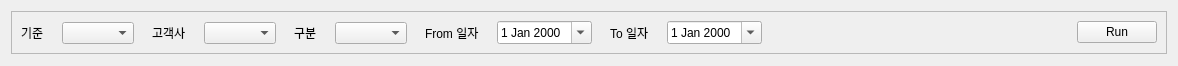
<?xml version="1.0" encoding="UTF-8"?>
<ui version="4.0">
 <class>Form</class>
 <widget class="QWidget" name="Form">
  <property name="geometry">
   <rect>
    <x>0</x>
    <y>0</y>
    <width>1178</width>
    <height>66</height>
   </rect>
  </property>
  <property name="windowTitle">
   <string>Form</string>
  </property>
  <layout class="QVBoxLayout" name="vLayout_main">
   <item>
    <widget class="QFrame" name="frame">
     <property name="sizePolicy">
      <sizepolicy hsizetype="Preferred" vsizetype="Fixed">
       <horstretch>0</horstretch>
       <verstretch>0</verstretch>
      </sizepolicy>
     </property>
     <property name="frameShape">
      <enum>QFrame::StyledPanel</enum>
     </property>
     <property name="frameShadow">
      <enum>QFrame::Raised</enum>
     </property>
     <layout class="QHBoxLayout" name="horizontalLayout">
      <property name="spacing">
       <number>18</number>
      </property>
      <item>
       <layout class="QFormLayout" name="formLayout">
        <property name="formAlignment">
         <set>Qt::AlignLeading|Qt::AlignLeft|Qt::AlignVCenter</set>
        </property>
        <item row="0" column="0">
         <widget class="QLabel" name="label">
          <property name="text">
           <string>기준</string>
          </property>
         </widget>
        </item>
        <item row="0" column="1">
         <widget class="Combo_작지_dashboard_날짜" name="comboBox_Gijun">
          <property name="sizePolicy">
           <sizepolicy hsizetype="Fixed" vsizetype="Fixed">
            <horstretch>0</horstretch>
            <verstretch>0</verstretch>
           </sizepolicy>
          </property>
         </widget>
        </item>
       </layout>
      </item>
      <item>
       <layout class="QFormLayout" name="formLayout_4">
        <property name="formAlignment">
         <set>Qt::AlignLeading|Qt::AlignLeft|Qt::AlignVCenter</set>
        </property>
        <item row="0" column="0">
         <widget class="QLabel" name="label_4">
          <property name="text">
           <string>고객사</string>
          </property>
         </widget>
        </item>
        <item row="0" column="1">
         <widget class="Combo_작지_dashboard_고객사" name="comboBox_Gogaek">
          <property name="sizePolicy">
           <sizepolicy hsizetype="Fixed" vsizetype="Fixed">
            <horstretch>0</horstretch>
            <verstretch>0</verstretch>
           </sizepolicy>
          </property>
         </widget>
        </item>
       </layout>
      </item>
      <item>
       <layout class="QFormLayout" name="formLayout_5">
        <property name="formAlignment">
         <set>Qt::AlignLeading|Qt::AlignLeft|Qt::AlignVCenter</set>
        </property>
        <item row="0" column="0">
         <widget class="QLabel" name="label_5">
          <property name="text">
           <string>구분</string>
          </property>
         </widget>
        </item>
        <item row="0" column="1">
         <widget class="Combo_작지_dashboard_구분" name="comboBox_Gubun">
          <property name="sizePolicy">
           <sizepolicy hsizetype="Fixed" vsizetype="Fixed">
            <horstretch>0</horstretch>
            <verstretch>0</verstretch>
           </sizepolicy>
          </property>
         </widget>
        </item>
       </layout>
      </item>
      <item>
       <layout class="QFormLayout" name="formLayout_2">
        <property name="formAlignment">
         <set>Qt::AlignLeading|Qt::AlignLeft|Qt::AlignVCenter</set>
        </property>
        <item row="0" column="0">
         <widget class="QLabel" name="label_2">
          <property name="text">
           <string>From 일자</string>
          </property>
         </widget>
        </item>
        <item row="0" column="1">
         <widget class="QDateEdit" name="dateEdit_From">
          <property name="calendarPopup">
           <bool>true</bool>
          </property>
         </widget>
        </item>
       </layout>
      </item>
      <item>
       <layout class="QFormLayout" name="formLayout_3">
        <property name="formAlignment">
         <set>Qt::AlignLeading|Qt::AlignLeft|Qt::AlignVCenter</set>
        </property>
        <item row="0" column="0">
         <widget class="QLabel" name="label_3">
          <property name="text">
           <string>To 일자</string>
          </property>
         </widget>
        </item>
        <item row="0" column="1">
         <widget class="QDateEdit" name="dateEdit_To">
          <property name="calendarPopup">
           <bool>true</bool>
          </property>
         </widget>
        </item>
       </layout>
      </item>
      <item>
       <spacer name="horizontalSpacer">
        <property name="orientation">
         <enum>Qt::Horizontal</enum>
        </property>
        <property name="sizeHint" stdset="0">
         <size>
          <width>40</width>
          <height>20</height>
         </size>
        </property>
       </spacer>
      </item>
      <item>
       <widget class="QPushButton" name="PB_Search">
        <property name="sizePolicy">
         <sizepolicy hsizetype="Fixed" vsizetype="Fixed">
          <horstretch>0</horstretch>
          <verstretch>0</verstretch>
         </sizepolicy>
        </property>
        <property name="text">
         <string>Run</string>
        </property>
       </widget>
      </item>
     </layout>
    </widget>
   </item>
  </layout>
 </widget>
 <customwidgets>
  <customwidget>
   <class>Combo_작지_dashboard_날짜</class>
   <extends>QComboBox</extends>
   <header location="global">modules.PyQt.component.combo_custom</header>
  </customwidget>
  <customwidget>
   <class>Combo_작지_dashboard_고객사</class>
   <extends>QComboBox</extends>
   <header location="global">modules.PyQt.component.combo_custom</header>
  </customwidget>
  <customwidget>
   <class>Combo_작지_dashboard_구분</class>
   <extends>QComboBox</extends>
   <header location="global">modules.PyQt.component.combo_custom</header>
  </customwidget>
 </customwidgets>
 <resources/>
 <connections/>
</ui>
